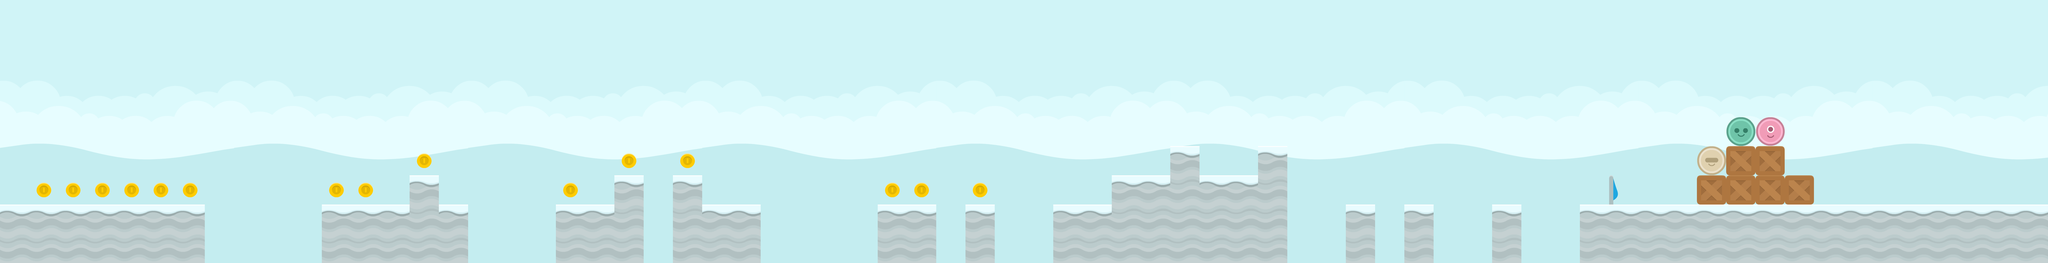

Tiled map render using the project's own tile images. Description and the whole map definition, tile-layer contents included, below:
An orthogonal 70x9 tile map with 128x128 px tiles, 2 tile layers (Tile Layer 1, Tile Layer 2), 5 tilesets and 35 objects.

<map version="1.0" orientation="orthogonal" renderorder="right-down" width="70" height="9" tilewidth="128" tileheight="128" nextobjectid="55">
 <tileset firstgid="1" name="spritesheet_items" tilewidth="128" tileheight="128" tilecount="32" columns="8">
  <image source="../tilesets/spritesheet_items.png" width="1024" height="512" />
 </tileset>
 <tileset firstgid="33" name="blue_land" tilewidth="128" tileheight="128" tilecount="64" columns="8">
  <image source="../tilesets/blue_land.png" width="1024" height="1024" />
 </tileset>
 <tileset firstgid="97" name="spritesheet_ground" tilewidth="128" tileheight="128" spacing="2" margin="1" tilecount="128" columns="8">
  <image source="../tilesets/spritesheet_ground.png" width="1040" height="2080" />
 </tileset>
 <tileset firstgid="225" name="spritesheet_tiles" tilewidth="128" tileheight="128" spacing="2" margin="1" tilecount="128" columns="8">
  <image source="../tilesets/spritesheet_tiles.png" width="1040" height="2080" />
 </tileset>
 <tileset firstgid="353" name="players" tilewidth="128" tileheight="128" tilecount="4" columns="4">
  <image source="../tilesets/players.png" width="512" height="128" />
 </tileset>
 <layer name="Tile Layer 1" width="70" height="9">
  <data encoding="csv">
33,34,35,36,37,38,39,40,33,34,35,36,37,38,39,40,33,34,35,36,37,38,39,40,33,34,35,36,37,38,39,40,33,34,35,36,37,38,39,40,33,34,35,36,37,38,39,40,33,34,35,36,37,38,39,40,33,34,35,36,37,38,39,40,33,34,35,36,37,38,
41,42,43,44,45,46,47,48,41,42,43,44,45,46,47,48,41,42,43,44,45,46,47,48,41,42,43,44,45,46,47,48,41,42,43,44,45,46,47,48,41,42,43,44,45,46,47,48,41,42,43,44,45,46,47,48,41,42,43,44,45,46,47,48,41,42,43,44,45,46,
49,50,51,52,53,54,55,56,49,50,51,52,53,54,55,56,49,50,51,52,53,54,55,56,49,50,51,52,53,54,55,56,49,50,51,52,53,54,55,56,49,50,51,52,53,54,55,56,49,50,51,52,53,54,55,56,49,50,51,52,53,54,55,56,49,50,51,52,53,54,
57,58,59,60,61,62,63,64,57,58,59,60,61,62,63,64,57,58,59,60,61,62,63,64,57,58,59,60,61,62,63,64,57,58,59,60,61,62,63,64,57,58,59,60,61,62,63,64,57,58,59,60,61,62,63,64,57,58,59,60,61,62,63,64,57,58,59,60,61,62,
65,66,67,68,69,70,71,72,65,66,67,68,69,70,71,72,65,66,67,68,69,70,71,72,65,66,67,68,69,70,71,72,65,66,67,68,69,70,71,72,65,66,67,68,69,70,71,72,65,66,67,68,69,70,71,72,65,66,67,68,69,70,71,72,65,66,67,68,69,70,
73,74,75,76,77,78,79,80,73,74,75,76,77,78,79,80,73,74,75,76,77,78,79,80,73,74,75,76,77,78,79,80,73,74,75,76,77,78,79,80,73,74,75,76,77,78,79,80,73,74,75,76,77,78,79,80,73,74,75,76,77,78,79,80,73,74,75,76,77,78,
81,82,83,84,85,86,87,88,81,82,83,84,85,86,87,88,81,82,83,84,85,86,87,88,81,82,83,84,85,86,87,88,81,82,83,84,85,86,87,88,81,82,83,84,85,86,87,88,81,82,83,84,85,86,87,88,81,82,83,84,85,86,87,88,81,82,83,84,85,86,
156,156,156,156,156,156,156,96,89,90,91,92,93,94,95,96,89,90,91,92,93,94,95,96,89,90,91,92,93,94,95,96,89,90,91,92,93,94,95,96,89,90,91,92,93,94,95,89,90,91,92,93,94,95,156,156,156,156,156,156,156,156,156,156,156,156,156,156,156,156,
91,92,93,94,95,96,96,96,96,96,96,96,96,96,96,96,96,96,96,96,96,96,96,96,96,96,96,96,96,96,96,96,96,96,96,96,96,96,96,96,96,96,96,96,96,96,96,96,96,96,96,96,96,96,149,149,149,149,149,149,149,149,149,149,149,149,149,149,149,149
</data>
 </layer>
 <layer name="Tile Layer 2" width="70" height="9">
  <data encoding="csv">
0,0,0,0,0,0,0,0,0,0,0,0,0,0,0,0,0,0,0,0,0,0,0,0,0,0,0,0,0,0,0,0,0,0,0,0,0,0,0,0,0,0,0,0,0,0,0,0,0,0,0,0,0,0,0,0,0,0,0,0,0,0,0,0,0,0,0,0,0,0,
0,0,0,0,0,0,0,0,0,0,0,0,0,0,0,0,0,0,0,0,0,0,0,0,0,0,0,0,0,0,0,0,0,0,0,0,0,0,0,0,0,0,0,0,0,0,0,0,0,0,0,0,0,0,0,0,0,0,0,0,0,0,0,0,0,0,0,0,0,0,
0,0,0,0,0,0,0,0,0,0,0,0,0,0,0,0,0,0,0,0,0,0,0,0,0,0,0,0,0,0,0,0,0,0,0,0,0,0,0,0,0,0,0,0,0,0,0,0,0,0,0,0,0,0,0,0,0,0,0,0,0,0,0,0,0,0,0,0,0,0,
0,0,0,0,0,0,0,0,0,0,0,0,0,0,0,0,0,0,0,0,0,0,0,0,0,0,0,0,0,0,0,0,0,0,0,0,0,0,0,0,0,0,0,0,0,0,0,0,0,0,0,0,0,0,0,0,0,0,0,0,0,0,0,0,0,0,0,0,0,0,
0,0,0,0,0,0,0,0,0,0,0,0,0,0,0,0,0,0,0,0,0,0,0,0,0,0,0,0,0,0,0,0,0,0,0,0,0,0,0,0,0,0,0,0,0,0,0,0,0,0,0,0,0,0,0,0,0,0,0,356,353,0,0,0,0,0,0,0,0,0,
0,0,0,0,0,0,0,0,0,0,0,0,0,0,30,0,0,0,0,0,0,30,0,30,0,0,0,0,0,0,0,0,0,0,0,0,0,0,0,0,156,0,0,156,0,0,0,0,0,0,0,0,0,0,0,0,0,0,355,257,257,0,0,0,0,0,0,0,0,0,
31,30,30,30,30,30,30,0,0,0,0,30,30,112,156,0,0,0,0,30,0,156,0,156,136,0,0,0,0,0,30,30,0,30,0,0,0,0,156,156,149,156,156,149,0,0,0,0,0,0,0,0,0,0,0,11,0,0,257,257,257,257,0,0,0,0,0,0,0,0,
0,0,0,0,0,0,0,0,0,0,0,156,156,156,149,156,0,0,0,156,156,149,0,149,156,156,0,0,0,0,156,156,0,156,0,0,156,156,149,149,149,149,149,149,0,0,156,0,156,0,0,156,0,0,0,0,0,0,0,0,0,0,0,0,0,0,0,0,0,0,
149,149,149,149,149,149,149,0,0,0,0,149,149,149,149,149,0,0,0,149,149,149,0,149,149,149,0,0,0,0,149,149,0,149,0,0,149,149,149,149,149,149,149,149,0,0,149,0,149,0,0,149,0,0,0,0,0,0,0,0,0,0,0,0,0,0,0,0,0,0
</data>
 </layer>
 <objectgroup name="Object Layer 1">
  <object id="7" x="6912" y="896" width="2048" height="256" />
  <object id="8" x="6528" y="896" width="128" height="256" />
  <object id="9" x="6144" y="896" width="128" height="256" />
  <object id="10" x="5888" y="896" width="128" height="256" />
  <object id="11" x="5504" y="640" width="128" height="512" />
  <object id="12" x="5248" y="768" width="256" height="384" />
  <object id="14" x="5120" y="640" width="128" height="512" />
  <object id="15" x="4864" y="768" width="256" height="384" />
  <object id="16" x="4608" y="896" width="256" height="256" />
  <object id="17" x="4224" y="896" width="128" height="256" />
  <object id="19" x="3840" y="896" width="256" height="256" />
  <object id="20" x="2944" y="768" width="128" height="384" />
  <object id="22" x="3072" y="896" width="256" height="256" />
  <object id="23" x="2688" y="768" width="128" height="384" />
  <object id="24" x="2432" y="896" width="256" height="256" />
  <object id="25" x="1792" y="768" width="128" height="384" />
  <object id="26" x="1920" y="896" width="128" height="256" />
  <object id="27" x="1408" y="896" width="384" height="256" />
  <object id="28" x="0" y="896" width="896" height="256" />
 </objectgroup>
 <objectgroup name="oins">
  <object id="38" x="799.333" y="800" width="64" height="64">
   <ellipse />
  </object>
  <object id="40" x="672" y="800" width="64" height="64">
   <ellipse />
  </object>
  <object id="41" x="542.667" y="800" width="64" height="64">
   <ellipse />
  </object>
  <object id="42" x="414.667" y="801.333" width="64" height="64">
   <ellipse />
  </object>
  <object id="43" x="288" y="799.667" width="64" height="64">
   <ellipse />
  </object>
  <object id="44" x="160" y="797.333" width="64" height="64">
   <ellipse />
  </object>
  <object id="46" x="1566.67" y="798.667" width="64" height="64">
   <ellipse />
  </object>
  <object id="47" x="1822.67" y="670.667" width="64" height="64">
   <ellipse />
  </object>
  <object id="48" x="2466.67" y="800" width="64" height="64">
   <ellipse />
  </object>
  <object id="49" x="2718.67" y="673.333" width="64" height="64">
   <ellipse />
  </object>
  <object id="50" x="2974.67" y="674.667" width="64" height="64">
   <ellipse />
  </object>
  <object id="51" x="3873.33" y="798.667" width="64" height="64">
   <ellipse />
  </object>
  <object id="52" x="3998.67" y="800" width="64" height="64">
   <ellipse />
  </object>
  <object id="53" x="4254.67" y="801.333" width="64" height="64">
   <ellipse />
  </object>
  <object id="54" x="1440.33" y="800.667" width="64" height="64">
   <ellipse />
  </object>
 </objectgroup>
 <objectgroup name="finish">
  <object id="5" x="7168" y="0" width="128" height="896" />
 </objectgroup>
</map>
